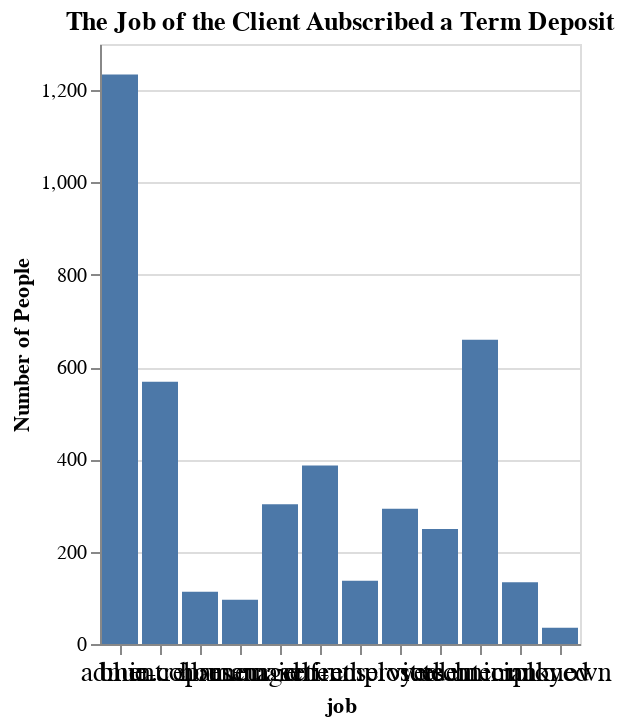

Notebook cell for this chart:
### Code cell
import altair as alt

alt.Chart(yes).mark_bar(
    
).encode(
    x=alt.X('job:N', axis=alt.Axis(labelFontSize=14, labelAngle=0)),
    y=alt.Y('count()', title='Number of People'),
).properties(
    title="The Job of the Client Aubscribed a Term Deposit"
)

### Figure 1 — Vega-Lite specification as saved in the notebook (floating-point values rounded to 4 significant figures; data arrays with more than 128 entries replaced by an {"elided": "..."} marker saying what was removed)
{"config": {"view": {"continuousWidth": 400, "continuousHeight": 300}}, "data": {"name": "data-47571635fe48b3318550a22b5da46a3d"}, "mark": "bar", "encoding": {"x": {"axis": {"labelAngle": 0, "labelFontSize": 14}, "field": "job", "type": "nominal"}, "y": {"aggregate": "count", "title": "Number of People", "type": "quantitative"}}, "title": "The Job of the Client Aubscribed a Term Deposit", "$schema": "https://vega.github.io/schema/vega-lite/v4.17.0.json", "datasets": {"data-47571635fe48b3318550a22b5da46a3d": {"elided": "4208 records"}}}
